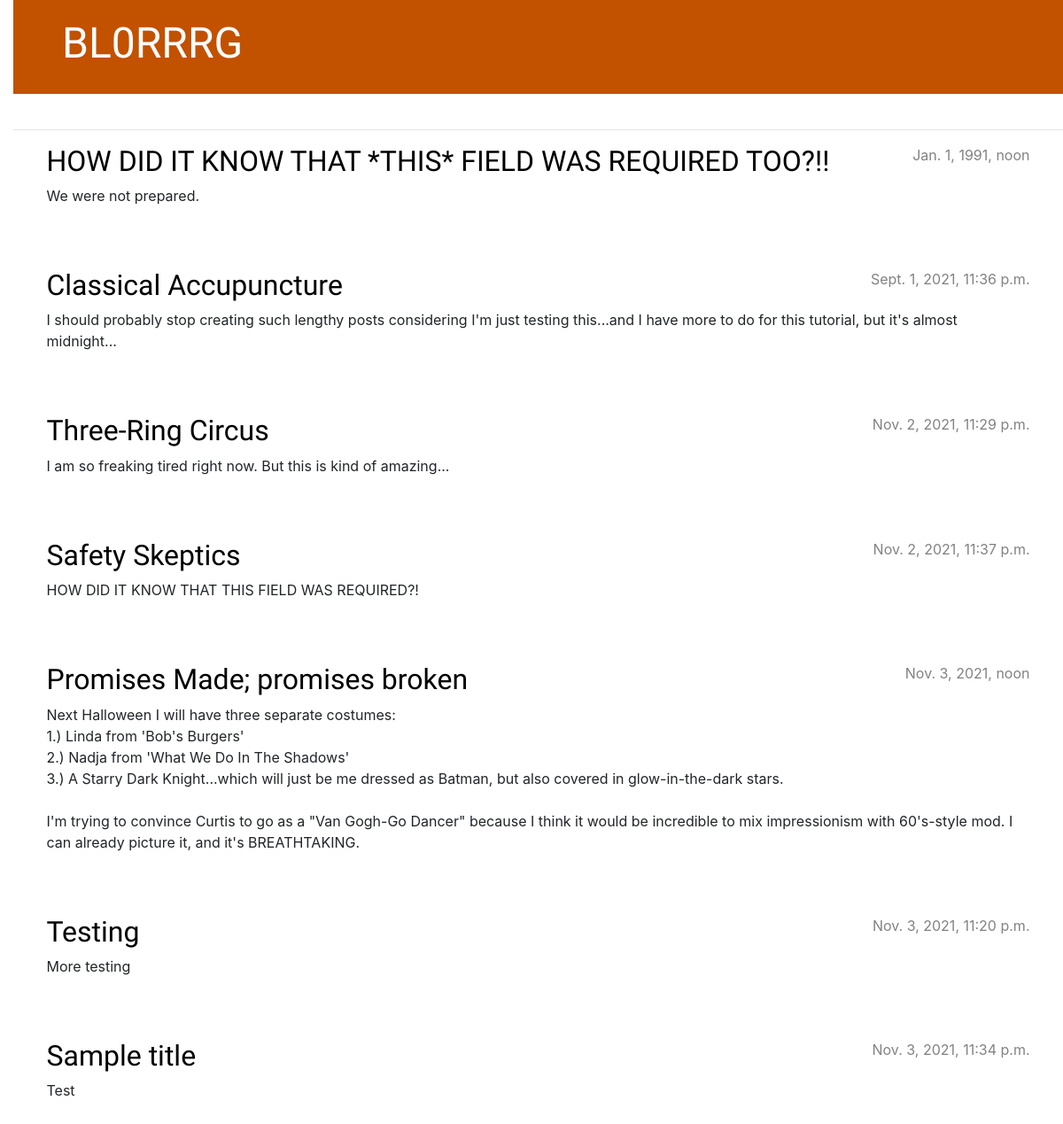
Before: / with the older database file.
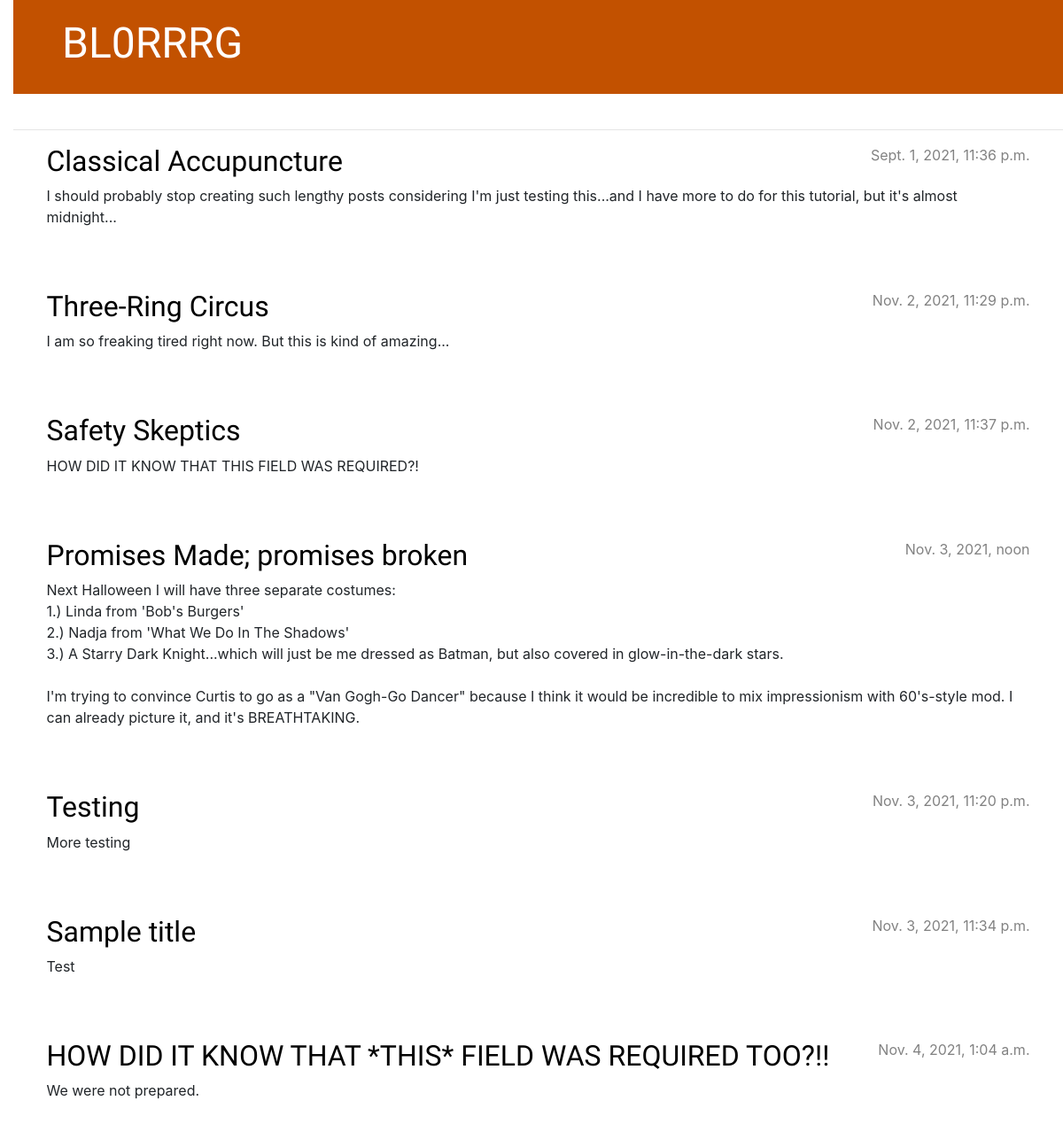
After: the same page with the newer database file.
### blog/models.py (models this page shows, shortened)
class Post(models.Model):
    author = models.ForeignKey(settings.AUTH_USER_MODEL, on_delete=models.CASCADE)
    title = models.CharField(max_length=200)
    text = models.TextField()
    created_date = models.DateTimeField(default=timezone.now)
    published_date = models.DateTimeField(blank= True, null=True)

### blog/views.py (the view)
# urls.py: path('', views.post_list, name='post_list'),
def post_list(request):
    posts = Post.objects.filter(published_date__lte=timezone.now()).order_by('published_date')
    return render(request, 'blog/post_list.html', {'posts': posts})

### blog/templates/blog/post_list.html
{% extends 'blog/base.html' %}
{% block content %}
    {% for post in posts %}
        <article class="post">
            <time class="date">
                {{ post.published_date }}
            </time>
            <h2><a href="{% url 'post_detail' pk=post.pk %}">{{ post.title }}</a></h2>
            <p>{{ post.text|linebreaksbr }}</p>
        </article>
    {% endfor %}
{% endblock %}

### blog/templates/blog/base.html (shortened to what this page needs)
{% load static %}
<!DOCTYPE html>
<html lang="en">
<head>
    <link rel="stylesheet" href="https://cdn.jsdelivr.net/npm/bootstrap@4.5.3/dist/css/bootstrap.min.css">
    <link rel="stylesheet" href="{% static 'css/blog.css' %}">
</head>
<body>
    <header class="page-header">
        <div class="container">
            <h1><a href="/">BL0RRRG</a></h1>
        </div>
    </header>
    <hr>
    <main class="container">
        <div class="row">
            <div class="col">
                {% block content %}
                {% endblock %}
            </div>
        </div>
    </main>
</body>
</html>

### blog/static/css/blog.css (style rules this page uses)
h1 a, h2 a { color: #0077a1; font-family: 'Lobster'; }
body { padding-left: 15px; }
.page-header { background-color: #C25100; margin-top: 0; margin-bottom: 40px; padding: 20px 20px 20px 40px; }
.page-header h1, .page-header h1 a, .page-header h1 a:visited, .page-header h1 a:active { color: #ffffff; font-size: 36pt; text-decoration: none; }
h1, h2, h3, h4 { font-family: 'Lobster', cursive; }
.date { color: #828282; }
.post { margin-bottom: 70px; }
.post h2 a, .post h2 a:visited { color: #000000; }
.post > .date, .post > .actions { float: right; }

Changed rows visible on the page:
changed Post "HOW DID IT KNOW THAT *THIS* FIELD WAS REQUIRED TOO?!!": published_date "Jan. 1, 1991, noon" → "Nov. 4, 2021, 1:04 a.m."; moves down the list
